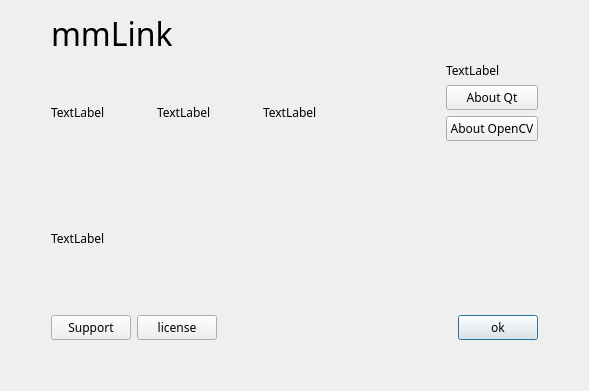
<?xml version="1.0" encoding="UTF-8"?>
<ui version="4.0">
 <class>AboutWindow</class>
 <widget class="QDialog" name="AboutWindow">
  <property name="geometry">
   <rect>
    <x>0</x>
    <y>0</y>
    <width>589</width>
    <height>391</height>
   </rect>
  </property>
  <property name="font">
   <font>
    <family>微软雅黑</family>
    <pointsize>9</pointsize>
   </font>
  </property>
  <property name="windowTitle">
   <string>Dialog</string>
  </property>
  <layout class="QGridLayout" name="gridLayout">
   <item row="0" column="0">
    <layout class="QVBoxLayout" name="verticalLayout_5">
     <item>
      <layout class="QHBoxLayout" name="horizontalLayout_4">
       <item>
        <spacer name="horizontalSpacer_4">
         <property name="orientation">
          <enum>Qt::Horizontal</enum>
         </property>
         <property name="sizeType">
          <enum>QSizePolicy::Preferred</enum>
         </property>
         <property name="sizeHint" stdset="0">
          <size>
           <width>40</width>
           <height>20</height>
          </size>
         </property>
        </spacer>
       </item>
       <item>
        <layout class="QVBoxLayout" name="verticalLayout_3">
         <item>
          <layout class="QHBoxLayout" name="horizontalLayout_6">
           <item>
            <widget class="QLabel" name="label">
             <property name="font">
              <font>
               <family>微软雅黑</family>
               <pointsize>24</pointsize>
              </font>
             </property>
             <property name="text">
              <string>mmLink</string>
             </property>
            </widget>
           </item>
           <item>
            <spacer name="horizontalSpacer_2">
             <property name="orientation">
              <enum>Qt::Horizontal</enum>
             </property>
             <property name="sizeHint" stdset="0">
              <size>
               <width>40</width>
               <height>20</height>
              </size>
             </property>
            </spacer>
           </item>
          </layout>
         </item>
         <item>
          <layout class="QHBoxLayout" name="horizontalLayout_3">
           <item>
            <layout class="QVBoxLayout" name="verticalLayout_2">
             <item>
              <layout class="QHBoxLayout" name="horizontalLayout_2">
               <item>
                <widget class="QLabel" name="mmLinkImage">
                 <property name="sizePolicy">
                  <sizepolicy hsizetype="Fixed" vsizetype="Fixed">
                   <horstretch>0</horstretch>
                   <verstretch>0</verstretch>
                  </sizepolicy>
                 </property>
                 <property name="minimumSize">
                  <size>
                   <width>100</width>
                   <height>100</height>
                  </size>
                 </property>
                 <property name="text">
                  <string>TextLabel</string>
                 </property>
                </widget>
               </item>
               <item>
                <widget class="QLabel" name="QtImage">
                 <property name="sizePolicy">
                  <sizepolicy hsizetype="Fixed" vsizetype="Fixed">
                   <horstretch>0</horstretch>
                   <verstretch>0</verstretch>
                  </sizepolicy>
                 </property>
                 <property name="minimumSize">
                  <size>
                   <width>100</width>
                   <height>100</height>
                  </size>
                 </property>
                 <property name="text">
                  <string>TextLabel</string>
                 </property>
                </widget>
               </item>
               <item>
                <widget class="QLabel" name="OpenCVImage">
                 <property name="sizePolicy">
                  <sizepolicy hsizetype="Fixed" vsizetype="Fixed">
                   <horstretch>0</horstretch>
                   <verstretch>0</verstretch>
                  </sizepolicy>
                 </property>
                 <property name="minimumSize">
                  <size>
                   <width>100</width>
                   <height>100</height>
                  </size>
                 </property>
                 <property name="text">
                  <string>TextLabel</string>
                 </property>
                </widget>
               </item>
              </layout>
             </item>
             <item>
              <layout class="QVBoxLayout" name="verticalLayout_4">
               <item>
                <spacer name="verticalSpacer_4">
                 <property name="orientation">
                  <enum>Qt::Vertical</enum>
                 </property>
                 <property name="sizeType">
                  <enum>QSizePolicy::Preferred</enum>
                 </property>
                 <property name="sizeHint" stdset="0">
                  <size>
                   <width>20</width>
                   <height>40</height>
                  </size>
                 </property>
                </spacer>
               </item>
               <item>
                <widget class="QLabel" name="QtVersion">
                 <property name="sizePolicy">
                  <sizepolicy hsizetype="Expanding" vsizetype="Preferred">
                   <horstretch>0</horstretch>
                   <verstretch>0</verstretch>
                  </sizepolicy>
                 </property>
                 <property name="text">
                  <string>TextLabel</string>
                 </property>
                </widget>
               </item>
               <item>
                <spacer name="verticalSpacer">
                 <property name="orientation">
                  <enum>Qt::Vertical</enum>
                 </property>
                 <property name="sizeType">
                  <enum>QSizePolicy::Preferred</enum>
                 </property>
                 <property name="sizeHint" stdset="0">
                  <size>
                   <width>20</width>
                   <height>40</height>
                  </size>
                 </property>
                </spacer>
               </item>
              </layout>
             </item>
            </layout>
           </item>
           <item>
            <spacer name="horizontalSpacer_5">
             <property name="orientation">
              <enum>Qt::Horizontal</enum>
             </property>
             <property name="sizeHint" stdset="0">
              <size>
               <width>40</width>
               <height>20</height>
              </size>
             </property>
            </spacer>
           </item>
           <item>
            <layout class="QVBoxLayout" name="verticalLayout">
             <item>
              <widget class="QLabel" name="mmLinkVersion">
               <property name="sizePolicy">
                <sizepolicy hsizetype="Expanding" vsizetype="Preferred">
                 <horstretch>0</horstretch>
                 <verstretch>0</verstretch>
                </sizepolicy>
               </property>
               <property name="text">
                <string>TextLabel</string>
               </property>
              </widget>
             </item>
             <item>
              <widget class="QPushButton" name="QtButton">
               <property name="sizePolicy">
                <sizepolicy hsizetype="Preferred" vsizetype="Fixed">
                 <horstretch>0</horstretch>
                 <verstretch>0</verstretch>
                </sizepolicy>
               </property>
               <property name="font">
                <font>
                 <family>微软雅黑</family>
                 <pointsize>9</pointsize>
                </font>
               </property>
               <property name="text">
                <string>About Qt</string>
               </property>
              </widget>
             </item>
             <item>
              <widget class="QPushButton" name="OpenCVButton">
               <property name="sizePolicy">
                <sizepolicy hsizetype="Preferred" vsizetype="Fixed">
                 <horstretch>0</horstretch>
                 <verstretch>0</verstretch>
                </sizepolicy>
               </property>
               <property name="font">
                <font>
                 <family>微软雅黑</family>
                 <pointsize>9</pointsize>
                </font>
               </property>
               <property name="text">
                <string>About OpenCV</string>
               </property>
              </widget>
             </item>
             <item>
              <spacer name="verticalSpacer_2">
               <property name="orientation">
                <enum>Qt::Vertical</enum>
               </property>
               <property name="sizeHint" stdset="0">
                <size>
                 <width>20</width>
                 <height>40</height>
                </size>
               </property>
              </spacer>
             </item>
            </layout>
           </item>
          </layout>
         </item>
         <item>
          <layout class="QHBoxLayout" name="horizontalLayout">
           <item>
            <widget class="QPushButton" name="FeedBackButton">
             <property name="font">
              <font>
               <family>微软雅黑</family>
               <pointsize>9</pointsize>
              </font>
             </property>
             <property name="text">
              <string>Support</string>
             </property>
            </widget>
           </item>
           <item>
            <widget class="QPushButton" name="OpenSourceButton">
             <property name="font">
              <font>
               <family>微软雅黑</family>
               <pointsize>9</pointsize>
              </font>
             </property>
             <property name="text">
              <string>license</string>
             </property>
            </widget>
           </item>
           <item>
            <spacer name="horizontalSpacer">
             <property name="orientation">
              <enum>Qt::Horizontal</enum>
             </property>
             <property name="sizeHint" stdset="0">
              <size>
               <width>40</width>
               <height>20</height>
              </size>
             </property>
            </spacer>
           </item>
           <item>
            <widget class="QPushButton" name="ExitButton">
             <property name="font">
              <font>
               <family>微软雅黑</family>
               <pointsize>9</pointsize>
              </font>
             </property>
             <property name="text">
              <string>ok</string>
             </property>
             <property name="default">
              <bool>true</bool>
             </property>
            </widget>
           </item>
          </layout>
         </item>
        </layout>
       </item>
       <item>
        <spacer name="horizontalSpacer_3">
         <property name="orientation">
          <enum>Qt::Horizontal</enum>
         </property>
         <property name="sizeType">
          <enum>QSizePolicy::Preferred</enum>
         </property>
         <property name="sizeHint" stdset="0">
          <size>
           <width>40</width>
           <height>20</height>
          </size>
         </property>
        </spacer>
       </item>
      </layout>
     </item>
     <item>
      <spacer name="verticalSpacer_3">
       <property name="orientation">
        <enum>Qt::Vertical</enum>
       </property>
       <property name="sizeType">
        <enum>QSizePolicy::Preferred</enum>
       </property>
       <property name="sizeHint" stdset="0">
        <size>
         <width>20</width>
         <height>40</height>
        </size>
       </property>
      </spacer>
     </item>
    </layout>
   </item>
  </layout>
 </widget>
 <resources/>
 <connections/>
</ui>
